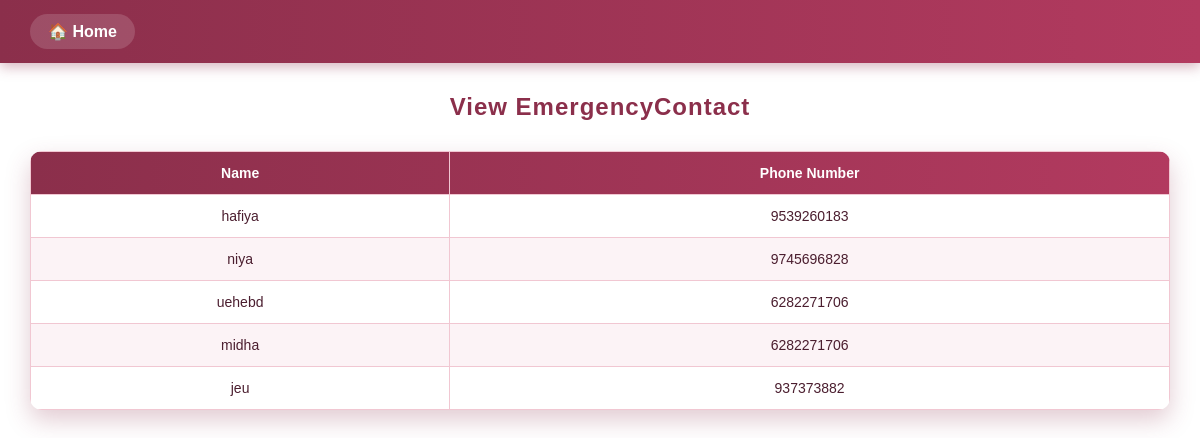
The app's page /viewemergency with its own data.
### Womencare/models.py (models this page shows)
class EmergencyTable(models.Model):
    USERID=models.ForeignKey(UserTable,on_delete=models.CASCADE,null=True,blank=True)
    Name=models.CharField(max_length=100,null=True,blank=True)
    Phone_number=models.BigIntegerField()

### Womencare/views.py (the view)
# urls.py: path('viewemergency', EmergencyPage.as_view(), name='viewemergency'),
class EmergencyPage(View):
    def get(self, request):
        obj=EmergencyTable.objects.all()
        return render(request, 'administration/viewemergency.html',{'val':obj})

### templates/administration/viewemergency.html (shortened to what this page needs)
<!DOCTYPE html>
<html>
<head>
</head>
<body>
    <div class="navbar">
        <a href="/Admin_home">🏠 Home</a>
    </div>
    <h2>View EmergencyContact</h2>
    <table>
        <thead>
            <tr>
                <th>Name</th>
                <th>Phone Number</th>
            </tr>
        </thead>
        <tbody>
            {% for i in val %}
            <tr>
                <td>{{ i.Name }}</td>
                <td>{{ i.Phone_number }}</td>
            </tr>
            {% endfor %}
        </tbody>
    </table>
</body>
</html>

### templates/administration/viewemergency.html (style rules this page uses)
body { font-family: Arial, Helvetica, sans-serif; background: linear-gradient(to bottom, #fdecef, #f8d7df); padding: 0; margin: 0; color: #4b1e2f; background-image: url(https://st2.depositphotos.com/1605581/6364/i/950/depositphotos_63648405-stock-photo-abstract-pink-background-design.jpg); background-repeat: no-repeat; background-size: cover; height: 84vh; }
.navbar { background: linear-gradient(to right, #8b2f4b, #b23a5f); padding: 14px 30px; box-shadow: 0 4px 12px rgba(139, 47, 75, 0.35); }
.navbar a { color: #ffffff; text-decoration: none; font-weight: bold; font-size: 16px; display: inline-flex; align-items: center; gap: 8px; background: rgba(255,255,255,0.15); padding: 8px 18px; border-radius: 25px; transition: 0.3s ease; }
h2 { text-align: center; margin: 30px 0; color: #8b2f4b; letter-spacing: 1px; }
table { width: 95%; margin: auto; border-collapse: collapse; background-color: #ffffff; border-radius: 12px; overflow: hidden; box-shadow: 0 10px 24px rgba(139, 47, 75, 0.25); }
thead { background: linear-gradient(to right, #8b2f4b, #b23a5f); color: #ffffff; }
th, td { padding: 13px; text-align: center; border: 1px solid #f1c7d2; font-size: 14px; }
tr:nth-child(even) { background-color: #fcf3f6; }

### records on screen
EmergencyTable: Name "hafiya", Phone_number "9539260183"
EmergencyTable: Name "niya", Phone_number "9745696828"
EmergencyTable: Name "uehebd", Phone_number "6282271706"
EmergencyTable: Name "midha", Phone_number "6282271706"
EmergencyTable: Name "jeu", Phone_number "937373882"
